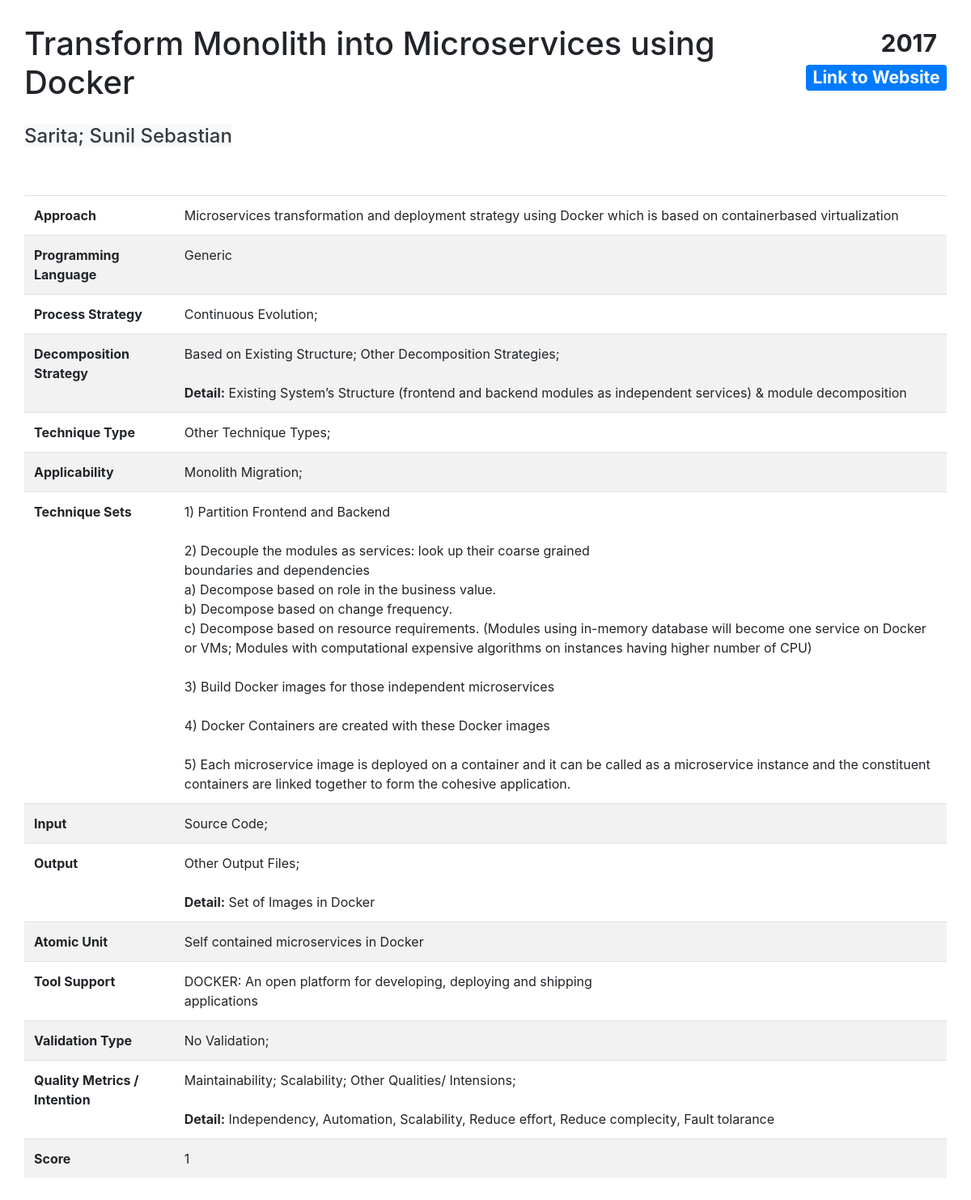
The app's page /result.php?id=5, older data.
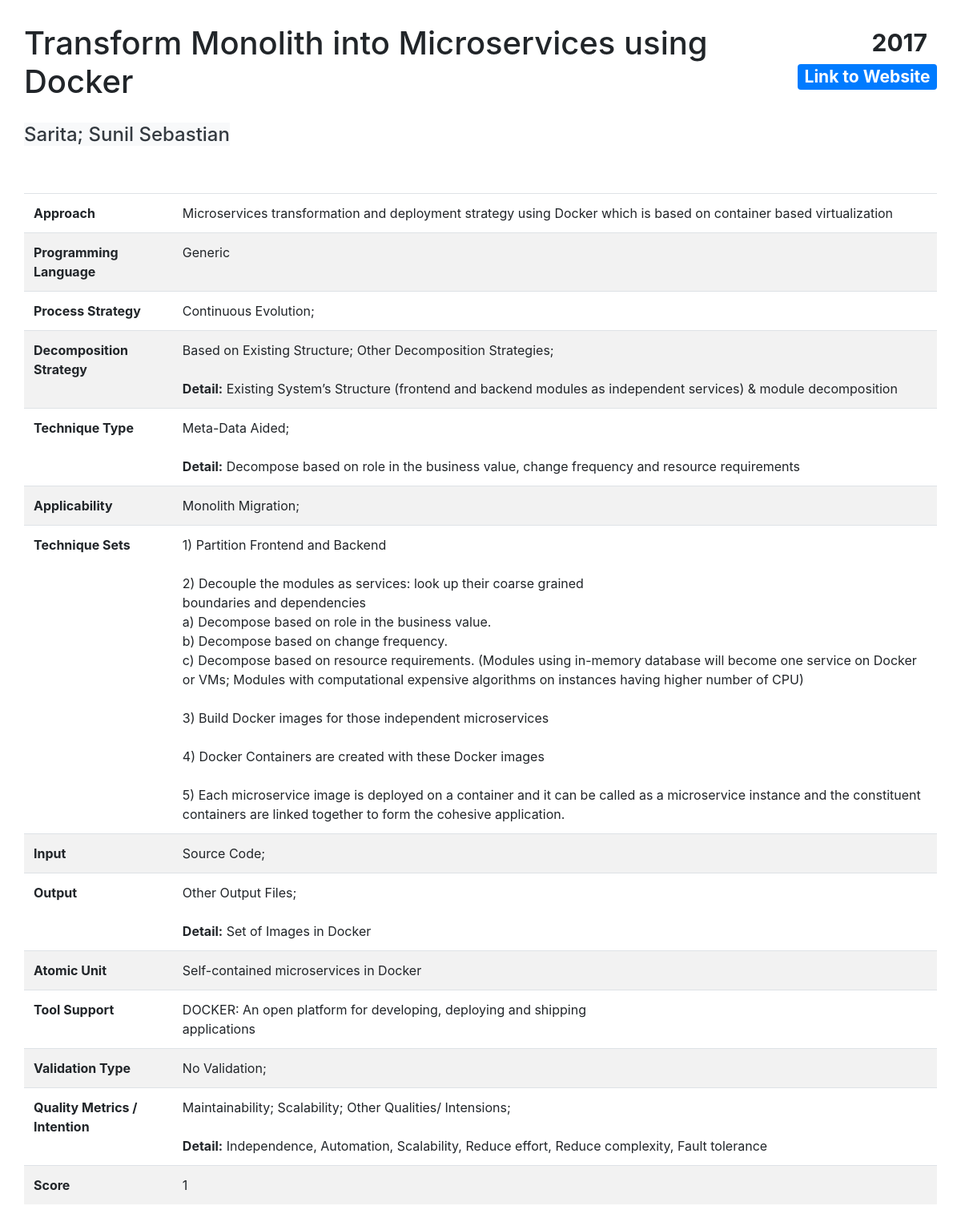
The same page, newer data.
### tables this page shows
CREATE TABLE `contribution` (
  `id` int(11) NOT NULL,
  `Title` varchar(150) NOT NULL DEFAULT 'Title',
  `Year` year(4) NOT NULL DEFAULT 2000,
  `Authors` tinytext NOT NULL,
  `Link` varchar(250) NOT NULL DEFAULT 'Empty Link',
  `Approach` text NOT NULL,
  `Process_Rewrite` tinyint(4) NOT NULL DEFAULT 0 COMMENT 'Process Strategy',
  `Process_Extension` tinyint(4) NOT NULL DEFAULT 0 COMMENT 'Process Strategy',
  `Process_StranglerPattern` tinyint(4) NOT NULL DEFAULT 0 COMMENT 'Process Strategy',
  `Process_ContinuousEvolution` tinyint(4) NOT NULL DEFAULT 0 COMMENT 'Process Strategy',
  `Process_Split` tinyint(4) NOT NULL DEFAULT 0 COMMENT 'Process Strategy',
  `Process_Others` tinyint(4) NOT NULL DEFAULT 0 COMMENT 'Process Strategy',
  `ProcessDetail` mediumtext DEFAULT NULL,
  `Decomposition_DDD` tinyint(4) NOT NULL DEFAULT 0 COMMENT 'Decomposition Strategy',
  `Decomposition_FunctionalDecomposition` tinyint(4) NOT NULL DEFAULT 0 COMMENT 'Decomposition Strategy',
  `Decomposition_ExistingStructure` tinyint(4) NOT NULL DEFAULT 0 COMMENT 'Decomposition Strategy',
  `Decomposition_Others` tinyint(4) NOT NULL DEFAULT 0 COMMENT 'Decomposition Strategy',
  `DecompositionDetail` tinytext DEFAULT NULL,
  `TechniqueSet` mediumtext NOT NULL,
  `Technique_SCA` tinyint(4) NOT NULL DEFAULT 0 COMMENT 'Technique Type',
  `Technique_MDA` tinyint(4) NOT NULL DEFAULT 0 COMMENT 'Technique Type',
  `Technique_WDA` tinyint(4) NOT NULL DEFAULT 0 COMMENT 'Technique Type',
  `Technique_DMC` tinyint(4) NOT NULL DEFAULT 0 COMMENT 'Technique Type',
  `Technique_Others` tinyint(4) NOT NULL DEFAULT 0 COMMENT 'Technique Type',
  `TechniqueTypeDetail` mediumtext DEFAULT NULL,
  `Applicability_GR` tinyint(1) NOT NULL DEFAULT 0 COMMENT 'Applicability',
  `Applicability_MO` tinyint(1) NOT NULL DEFAULT 0 COMMENT 'Applicability',
  `AtomicUnit` tinytext DEFAULT NULL,
  `Input_SourceCode` tinyint(4) NOT NULL DEFAULT 0 COMMENT 'Input Choice',
  `Input_UseCase` tinyint(4) NOT NULL DEFAULT 0 COMMENT 'Input Choice',
  `Input_SystemSpecification` tinyint(4) NOT NULL DEFAULT 0 COMMENT 'Input Choice',
  `Input_API` tinyint(4) NOT NULL DEFAULT 0 COMMENT 'Input Choice',
  `Input_Others` tinyint(4) NOT NULL DEFAULT 0 COMMENT 'Input Choice',
  `InputDetail` tinytext DEFAULT NULL,
  `Output_List` tinyint(4) NOT NULL DEFAULT 0 COMMENT 'Output Choice',
  `Output_Archi` tinyint(4) NOT NULL DEFAULT 0 COMMENT 'Output Choice',
  `Output_Others` tinyint(4) NOT NULL DEFAULT 0 COMMENT 'Output Choice',
  `OutputDetail` tinytext DEFAULT NULL,
  `Tool` mediumtext DEFAULT NULL,
  `ProgramLanguage` mediumtext DEFAULT NULL,
  `Validation_Experiment` tinyint(4) NOT NULL DEFAULT 0 COMMENT 'Validation Type',
  `Validation_Example` tinyint(4) NOT NULL DEFAULT 0 COMMENT 'Validation Type',
  `Validation_CaseStudy` tinyint(4) NOT NULL DEFAULT 0 COMMENT 'Validation Type',
  `Validation_NoValidation` tinyint(4) NOT NULL DEFAULT 0 COMMENT 'Validation Type',
  `ValidationTypeDetail` mediumtext DEFAULT NULL,
  `ValidationMetrics` mediumtext DEFAULT NULL,
  `Quality_Maintainability` tinyint(4) NOT NULL DEFAULT 0 COMMENT 'Quality',
  `Quality_Security` tinyint(4) NOT NULL DEFAULT 0 COMMENT 'Quality',
  `Quality_Performance` tinyint(4) NOT NULL DEFAULT 0 COMMENT 'Quality',
  `Quality_Reliability` tinyint(4) NOT NULL DEFAULT 0 COMMENT 'Quality',
  `Quality_Scalability` tinyint(4) DEFAULT 0 COMMENT 'Quality',
  `Quality_Others` tinyint(4) NOT NULL DEFAULT 0 COMMENT 'Quality',
  `QualityDetail` mediumtext DEFAULT NULL,
  `Score` float NOT NULL DEFAULT 1
);

### result.php (the view, shortened to what this page needs)
<!DOCTYPE html>
<html lang="en">
<head>
    <link rel="stylesheet" href="https://maxcdn.bootstrapcdn.com/bootstrap/4.5.0/css/bootstrap.min.css">
    <link rel="stylesheet" type="text/css" href="css/style.css">
</head>
<?php
include('functions.php');
$servername = "localhost";
$username = "user";
$password = "";
$dbname = "migration";
$conn = new mysqli($servername, $username, $password, $dbname);
$sql = "SELECT * FROM contribution WHERE id=" . $_GET['id'];
$result = $conn->query($sql);
if ($result->num_rows > 0) {
    $row = $result->fetch_assoc();
} else {
    echo "<h1>Error: fail to find detailed page from database</h1>";
}
?>
<body>
    <div class="container-fluid" style="padding:30px">
        <div class="row">
            <div class="col-md-10">
                <div class="page-header">
                    <h1 id="Title" name="Title">
                        <?php
                        echo nl2br($row["Title"]); ?>
                    </h1>
                </div>
            </div>
            <div class="col-md-2">
                <div class="row">
                    <div class="col-md-12">
                        <h1>
                            <span class="badge badge-default float-right" id="Year" name="Year">
                                <?php
                                echo $row["Year"]; ?>
                            </span>
                        </h1>
                    </div>
                </div>
                <div class="row" style="margin-top:5px">
                    <div class="col-md-12">
                        <h3><a href="<?php
                                        echo $row["Link"]; ?>" class="badge badge-primary float-right" id="Link" name="Link" target="_blank">Link to Website</a></h3>
                    </div>
                </div>
            </div>
        </div>
        <div class="row" style="margin-top:20px">
            <div class="col-md-12">
                <h4><span class="bg-light text-dark" id="Author" name="Author">
                        <?php
                        echo $row["Authors"]; ?></span></h4>
            </div>
        </div>
        <div class="row" style="margin-top:50px">
            <div class="col-md-12">
                <table class="table">
                    <tbody>
                        <tr class="table">
                            <td>
                                <b>Approach</b>
                            </td>
                            <td id="DetailApproach" name="DetailApproach">
                                <?php
                                echo $row["Approach"]; ?>
                            </td>
                        </tr>
                        <tr class="table">
                                <td>
                                    <b>Programming Language</b>
                                </td>
                                <td id="ProgramLanguage" name="ProgramLanguage">
                                    <?php
                                    echo nl2br($row["ProgramLanguage"]); ?>
                                </td>
                            </tr>
                        <tr class="table">
                            <td>
                                <b>Process Strategy</b>
                            </td>
                            <td id="DetailProcessStrategy" name="DetailProcessStrategy">
                            </td>
                        </tr>
                        <trclass="table">
                            <td>
                                <b>Decomposition Strategy</b>
                            </td>
                            <td id="DetailDecompositionStrategy" name="DetailDecompositionStrategy">
                                <?php
                                showDecomposition($row);
                                ?>
                            </td>
                            <tr class="table">
                                <td>
                                    <b>Technique Type</b>
                                </td>
                                <td id="DetailTechniqueType" name="DetailTechniqueType">
                                    <?php
                                    showTechniqueType($row);
                                    ?>
                                </td>
                            </tr>
                            <tr class="table">
                                <td>
                                    <b>Applicability</b>
                                </td>
                                <td id="DetailApplicability" name="DetailApplicability">
                                </td>
                            </tr>
                            <tr class="table">
                                <td>
                                    <b>Technique Sets</b>
                                </td>
                                <td id="DetailTechniqueSets" name="DetailTechniqueSets">
                                    <?php
                                    echo nl2br($row["TechniqueSet"]); ?>
                                </td>
                            </tr>
                            <tr class="table">
                                <td>
                                    <b> Input</b>
                                </td>
                                <td id="DetailInput" name="DetailInput">
                                </td>
                            </tr>
                            <tr class="table">
                                <td>
                                    <b>Output</b>
                                </td>
                                <td id="DetailOutput" name="DetailOutput">
                                    <?php
                                    showOutput($row);
                                    ?>
                                </td>
                            </tr>
                            <tr class="table">
                                <td>
                                    <b>Atomic Unit</b>
                                </td>
                                <td id="DetailAtomic" name="DetailAtomic">
                                    <?php
                                    echo nl2br($row["AtomicUnit"]); ?>
                                </td>
                            </tr>
                            <tr class="table">
                                <td>
                                    <b>Tool Support</b>
                                </td>
                                <td id="DetailToolSupport" name="DetailToolSupport">
                                    <?php
                                    echo nl2br($row["Tool"]); ?>
                                </td>
                            </tr>
                            <tr class="table">
                                <td>
                                    <b>Validation Type</b>
                                </td>
                                <td id="DetailValidationType" name="DetailValidationType">
                                </td>
                            </tr>
                            <tr class="table">
                                <td>
                                    <b>Quality Metrics / Intention</b>
                                </td>
                                <td id="DetailQuality" name="DetailQuality">
                                    <?php
                                    showQuality($row); ?>
                                </td>
                            </tr>
                            <tr class="table">
                                <td>
                                    <b>Score</b>
                                </td>
                                <td id="Score" name="Score">
                                    <?php
                                    echo $row["Score"]; ?>
                                </td>
                            </tr>
                    </tbody>
                </table>
            </div>
        </div>
    </div>
</body>
</html>

### functions.php (shortened to what this page needs)
<?php
function showProcess($row)
{
    $data = "";
    if ($row["Process_ContinuousEvolution"] != 0) {
        $data = $data . "Continuous Evolution; ";
    }
    echo nl2br($data);
}
function showDecomposition($row)
{
    $data = "";
    if ($row["Decomposition_ExistingStructure"] != 0) {
        $data = $data . "Based on Existing Structure; ";
    }
    if ($row["Decomposition_Others"] != 0) {
        $data = $data . "Other Decomposition Strategies; ";
    }
    if ($row["DecompositionDetail"] != null && strcmp($row["DecompositionDetail"], "") != 0) {
        $data = $data . "<br><br><b>Detail:</b> " . $row["DecompositionDetail"];
    }
    echo nl2br($data);
}
function showTechniqueType($row)
{
    $data = "";
    if ($row["Technique_MDA"] != 0) {
        $data = $data . "Meta-Data Aided; ";
    }
    if ($row["Technique_Others"] != 0) {
        $data = $data . "Other Technique Types; ";
    }
    if ($row["TechniqueTypeDetail"] != null && strcmp($row["TechniqueTypeDetail"], "") != 0) {
        $data = $data . "<br><br><b>Detail:</b> " . $row["TechniqueTypeDetail"];
    }
    echo nl2br($data);
}
function showApplicability($row)
{
    $data = "";
    if ($row["Applicability_MO"] != 0) {
        $data = $data . "Monolith Migration; ";
    }
    echo nl2br($data);
}
function showInput($row)
{
    $data = "";
    if ($row["Input_SourceCode"] != 0) {
        $data = $data . "Source Code; ";
    }
    echo nl2br($data);
}
function showOutput($row)
{
    $data = "";
    if ($row["Output_Others"] != 0) {
        $data = $data . "Other Output Files; ";
    }
    if ($row["OutputDetail"] != null && strcmp($row["OutputDetail"], "") != 0) {
        $data = $data . "<br><br><b>Detail:</b> " . $row["OutputDetail"];
    }
    echo nl2br($data);
}
function showValidation($row)
{
    $data = "";
    if ($row["Validation_NoValidation"] != 0) {
        $data = $data . "No Validation; ";
    }
    echo nl2br($data);
}
function showQuality($row)
{
    $data = "";
    if ($row["Quality_Maintainability"] != 0) {
        $data = $data . "Maintainability; ";
    }
    if ($row["Quality_Scalability"] != 0) {
        $data = $data . "Scalability; ";
    }
    if ($row["Quality_Others"] != 0) {
        $data = $data . "Other Qualities/ Intensions; ";
    }
    if ($row["QualityDetail"] != null && strcmp($row["QualityDetail"], "") != 0) {
        $data = $data . "<br><br><b>Detail:</b> " . $row["QualityDetail"];
    }
    echo nl2br($data);
}

### css/style.css (style rules this page uses)
tr:nth-child(even) { background-color: #f2f2f2 }

Row changes from the older to the newer data that the page shows:
changed contribution "Transform Monolith into Microservices using Docker": Approach "Microservices transformation and deployment strategy using Docker which is based on containerbased virtualization" → "Microservices transformation and deployment strategy using Docker which is based on container based virtualization"; TechniqueTypeDetail (not shown) → "Decompose based on role in the business value, change frequency and resource requirements"; AtomicUnit "Self contained microservices in Docker" → "Self-contained microservices in Docker"; QualityDetail "Independency, Automation, Scalability, Reduce effort, Reduce complecity, Fault tolarance" → "Independence, Automation, Scalability, Reduce effort, Reduce complexity, Fault tolerance"
Text that changed along with them:
$data: (not shown) → "Meta-Data Aided;"
$data: "Other Technique Types;" → (not shown)
text now shown: "Detail:"
